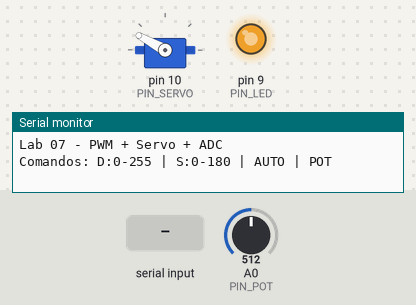
Recording of a program running on a simulated Arduino Uno, built with avr-gcc and run on an emulated ATmega328P. On the bench: servo, output pins drawn as LEDs (lit = HIGH), the last lines printed to the serial monitor. Inputs (shaded band) come from the test bench; at power-on: A0 (PIN_POT) = 512.

Above: at 1.2 s.
1.3 s: "POT\n" received over Serial
2.8 s: A0 (PIN_POT) set to 716
At 3.5 s:
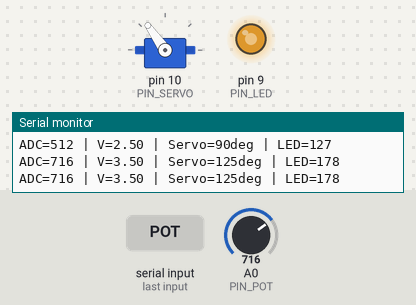
4.3 s: "AUTO\n" received over Serial
At 4.45 s:
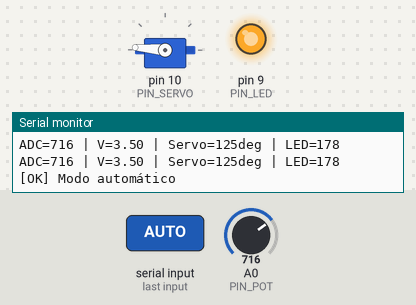
7.3 s: "D:\n" received over Serial
8.8 s: A0 (PIN_POT) set to 1023
At 9.2 s:
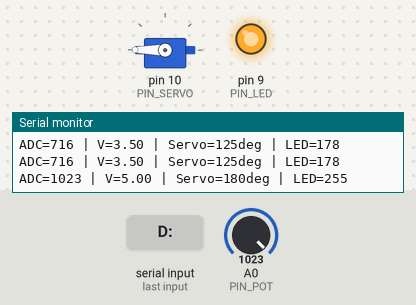
10.3 s: A0 (PIN_POT) set to 306
At 11.6 s:
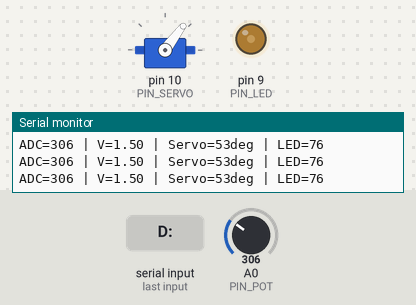
Timing chart, 0 to 12.8 s (numbered marks = the images above; inputs shaded):
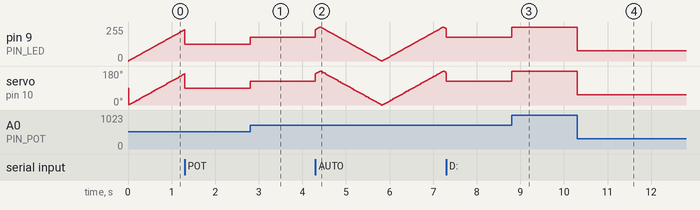

Measured:
- after the input at 2.8 s, pin 9 (PIN_LED): 127/255 → 178/255 at once; servo on pin 10 (PIN_SERVO): 90° → 125° at once
- after the input at 8.8 s, pin 9 (PIN_LED): 178/255 → 255/255 at once; servo on pin 10 (PIN_SERVO): 125° → 180° at once
- after the input at 10.3 s, pin 9 (PIN_LED): 255/255 → 76/255 at once; servo on pin 10 (PIN_SERVO): 180° → 53° at once

The program:

main.cpp
```cpp
#include <Arduino.h>
#include <Servo.h>

// Definición de pines según el manual del laboratorio
const int PIN_LED   = 9;    // Pin PWM para el LED
const int PIN_SERVO = 10;   // Pin PWM para el servomotor
const int PIN_POT   = A0;   // Entrada analógica del potenciómetro

Servo miServo;
bool modoAuto = true;
String bufferCmd = "";

// Prototipos de funciones (Obligatorios en C++ puro)
void procesarComando(String cmd);

void setup() {
    Serial.begin(115200);
    pinMode(PIN_LED, OUTPUT);

    // Inicializar el servomotor
    miServo.attach(PIN_SERVO);
    miServo.write(90); // Posición neutral

    Serial.println("\nLab 07 - PWM + Servo + ADC");
    Serial.println("Comandos: D:0-255 | S:0-180 | AUTO | POT");
}

void loop() {
    // Lectura de comandos vía Serial
    while (Serial.available()) {
        char c = Serial.read();
        if (c == '\n') {
            procesarComando(bufferCmd);
            bufferCmd = "";
        }
        else if (c != '\r') {
            bufferCmd += c;
        }
    }

    if (modoAuto) {
        // Modo Automático: Efecto respiración y barrido
        static int val = 0;
        static int dir = 1;
        static unsigned long ultimo = 0;

        if (millis() - ultimo > 10) {
            ultimo = millis();
            val += dir * 2;
            if (val >= 255) { val = 255; dir = -1; }
            if (val <= 0)   { val = 0;   dir =  1; }

            analogWrite(PIN_LED, val);
            int grados = map(val, 0, 255, 0, 180);
            miServo.write(grados);
        }
    } else {
        // Modo Manual: Potenciómetro controla servo y LED
        int lecturaPot = analogRead(PIN_POT);
        int grados = map(lecturaPot, 0, 1023, 0, 180);
        int brillo  = map(lecturaPot, 0, 1023, 0, 255);

        miServo.write(grados);
        analogWrite(PIN_LED, brillo);

        static unsigned long ultimoReport = 0;
        if (millis() - ultimoReport > 500) {
            ultimoReport = millis();
            float voltaje = lecturaPot * (5.0 / 1023.0);
            Serial.print("ADC="); Serial.print(lecturaPot);
            Serial.print(" | V="); Serial.print(voltaje, 2);
            Serial.print(" | Servo="); Serial.print(grados);
            Serial.print("deg | LED="); Serial.println(brillo);
        }
    }
}

void procesarComando(String cmd) {
    cmd.trim();
    if (cmd == "AUTO") {
        modoAuto = true;
        Serial.println("[OK] Modo automático");
    }
    else if (cmd == "POT") {
        modoAuto = false;
        Serial.println("[OK] Modo potenciómetro");
    }
    else if (cmd.startsWith("D:")) {
        int v = cmd.substring(2).toInt();
        v = constrain(v, 0, 255);
        analogWrite(PIN_LED, v);
        modoAuto = false;
        Serial.print("[OK] LED PWM="); Serial.println(v);
    }
    else if (cmd.startsWith("S:")) {
        int g = cmd.substring(2).toInt();
        g = constrain(g, 0, 180);
        miServo.write(g);
        modoAuto = false;
        Serial.print("[OK] Servo="); Serial.print(g); Serial.println(" grados");
    }
}
```
